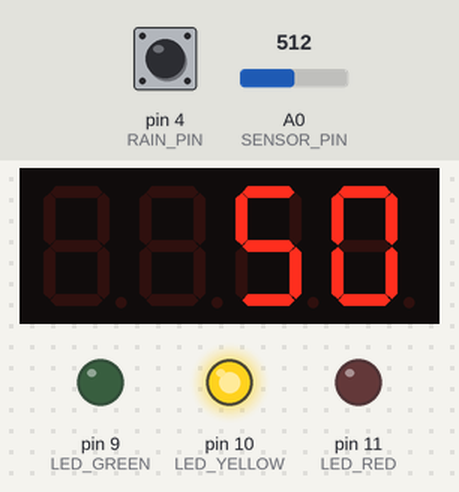
A sketch run on a simulated Arduino Nano, built with avr-gcc and run on an emulated ATmega328P. Parts: 4-digit seven-segment display, output pins drawn as LEDs (lit = HIGH). The inputs (shaded band) are chosen by the test bench; at power-on: A0 (SENSOR_PIN) = 512, pin 4 (RAIN_PIN) HIGH. What the sketch prints to the serial monitor is not drawn.

Above: at 2.0 s.
2.1 s: A0 (SENSOR_PIN) set to 631
At 3.3 s:
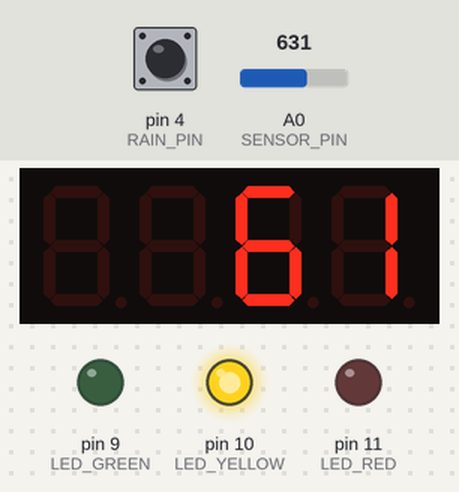
3.6 s: A0 (SENSOR_PIN) set to 657
At 4.8 s:
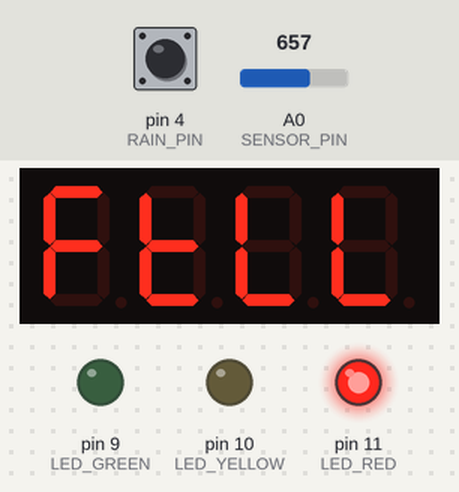
5.4 s: pin 4 (RAIN_PIN) pulled LOW for 0.55 s
At 6.4 s:
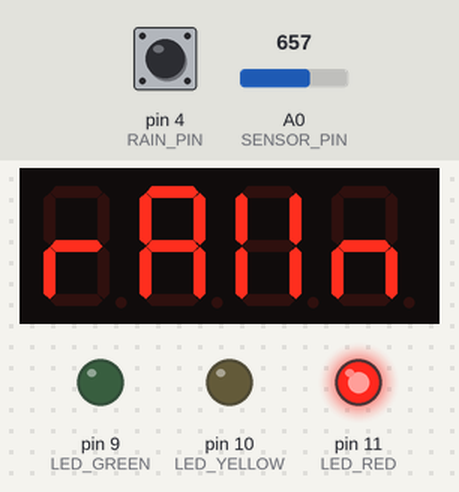
Timing chart, 0 to 8.4 s (numbered marks = the images above; inputs shaded):
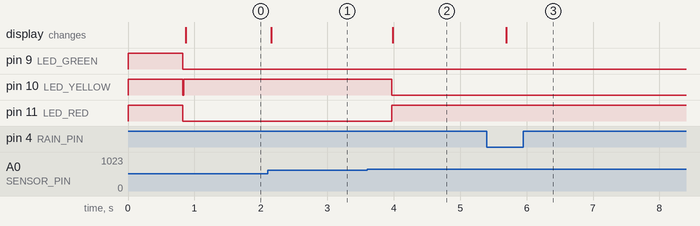

Measured:
- the behaviour switches between 649 and 650 on A0 (SENSOR_PIN) (found by bisection; images 1 and 2)
- after the input at 2.1 s, the display: changes after 0.06 s (image 1)
- after the input at 3.6 s, pin 10 (LED_YELLOW): HIGH → LOW after 0.37 s; pin 11 (LED_RED): LOW → HIGH after 0.37 s; the display: changes after 0.39 s (image 2)
- after the input at 5.4 s, the display: changes after 0.30 s (image 3)

The sketch:

cowpad_sensor.ino
```cpp
// ═══════════════════════════════════════════════════════════════════════
//  CowPad EC Sensor — Arduino Nano
//  ENGN676 · Lincoln University · 2026
//
//  Reads electrical conductivity via soil moisture sensor probes.
//  As biochar absorbs NH4+ ions from cow urine, conductivity rises.
//  Displays saturation % on 4-digit screen + LED colour indicator.
//
//  RAIN DISCRIMINATION (3-layer):
//    1. Physical  — probe tips sit at tile base (deep in biochar).
//                   Rain wets top surface; probes measure bottom → unaffected.
//    2. Hardware  — raindrop sensor module on D4 detects active rainfall.
//                   During rain: freeze displayed saturation, suppress red alarm.
//    3. Software  — EC derivative tracking.
//                   Rising EC  → urine absorption  → update saturation normally.
//                   Falling EC → rain dilution      → hold last saturation value.
//
//  WIRING:
//    Moisture sensor  VCC → 5V
//    Moisture sensor  GND → GND
//    Moisture sensor  AO  → A0
//
//    Raindrop sensor  VCC → 5V
//    Raindrop sensor  GND → GND
//    Raindrop sensor  DO  → D4  (LOW = rain detected)
//
//    Green  LED → D9  → 220Ω → GND
//    Yellow LED → D10 → 220Ω → GND
//    Red    LED → D11 → 220Ω → GND
//
//    TM1637 display  CLK → D2
//    TM1637 display  DIO → D3
//    TM1637 display  VCC → 5V
//    TM1637 display  GND → GND
//
//  LIBRARY NEEDED:
//    Arduino IDE → Tools → Manage Libraries → search "TM1637" →
//    install "TM1637" by Avishay Orpaz
// ═══════════════════════════════════════════════════════════════════════

#include <TM1637Display.h>

// ── Pins ──────────────────────────────────────────────────────────────
#define SENSOR_PIN   A0
#define RAIN_PIN     4    // raindrop sensor DO  (LOW = rain, HIGH = dry)
#define LED_GREEN    9
#define LED_YELLOW   10
#define LED_RED      11
#define DISPLAY_CLK  2
#define DISPLAY_DIO  3

// ── Thresholds (tune these after testing with real salt water) ────────
// Raw analogRead values: 0 = no conductivity, 1023 = max conductivity
#define THRESH_YELLOW  380   // above → yellow (biochar 60% full)
#define THRESH_RED     650   // above → red    (biochar 85% full, replace now)

// ── Rain / derivative tracking ───────────────────────────────────────
#define HISTORY_LEN   5     // number of past readings kept for trend
#define TREND_WINDOW  3     // min samples needed to declare a trend
#define RAIN_HOLD_MS  10000 // freeze display for 10 s after rain clears

int    ecHistory[HISTORY_LEN];  // ring buffer of raw EC readings
int    histIdx   = 0;
int    histCount = 0;           // how many valid entries so far
int    frozenRaw = 0;           // last valid (non-rain) EC reading
bool   frozen    = false;       // true when rain suppression is active
unsigned long rainClearAt = 0;  // millis() when rain sensor last went HIGH

// ── Display ───────────────────────────────────────────────────────────
TM1637Display display(DISPLAY_CLK, DISPLAY_DIO);

// ── Segment patterns ─────────────────────────────────────────────────
const uint8_t SEG_GOOD[] = {
  SEG_A | SEG_B | SEG_C | SEG_D | SEG_F | SEG_G,  // G
  SEG_A | SEG_B | SEG_C | SEG_D | SEG_E | SEG_F,  // O
  SEG_A | SEG_B | SEG_C | SEG_D | SEG_E | SEG_F,  // O
  SEG_B | SEG_C | SEG_D | SEG_E | SEG_G            // d
};
const uint8_t SEG_FULL[] = {
  SEG_A | SEG_E | SEG_F | SEG_G,   // F
  SEG_D | SEG_E | SEG_F | SEG_G,   // u
  SEG_D | SEG_E | SEG_F,           // L
  SEG_D | SEG_E | SEG_F            // L
};
// "rAIn" — shown on display while rain suppression is active
const uint8_t SEG_RAIN[] = {
  SEG_E | SEG_G,                              // r
  SEG_A | SEG_B | SEG_C | SEG_E | SEG_F | SEG_G, // A
  SEG_E | SEG_F | SEG_B | SEG_C,             // I (1)
  SEG_C | SEG_E | SEG_G                       // n
};

// ═══════════════════════════════════════════════════════════════════════
// Compute linear trend slope of the EC history buffer.
// Returns > 0 if rising, < 0 if falling, 0 if flat or too few samples.
// ═══════════════════════════════════════════════════════════════════════
int ecTrend() {
  if (histCount < TREND_WINDOW) return 0;

  // Use oldest TREND_WINDOW entries (most recent are at head of ring)
  long sumX = 0, sumY = 0, sumXY = 0, sumX2 = 0;
  int  n    = min(histCount, HISTORY_LEN);
  for (int i = 0; i < n; i++) {
    // Walk back through ring buffer — 0 = most recent
    int idx = ((histIdx - 1 - i) + HISTORY_LEN) % HISTORY_LEN;
    sumX  += i;
    sumY  += ecHistory[idx];
    sumXY += i * ecHistory[idx];
    sumX2 += i * i;
  }
  long denom = (long)n * sumX2 - sumX * sumX;
  if (denom == 0) return 0;
  long numer = (long)n * sumXY - sumX * sumY;
  // slope > 0 means EC rising with increasing i (older samples have higher i)
  // we stored newest=0, oldest=n-1, so rising slope means EC was higher in past
  // → numer < 0 means EC is currently higher than history → RISING
  return (int)(-numer);  // positive = currently rising
}

// ═══════════════════════════════════════════════════════════════════════
void setup() {
  pinMode(LED_GREEN,  OUTPUT);
  pinMode(LED_YELLOW, OUTPUT);
  pinMode(LED_RED,    OUTPUT);
  pinMode(RAIN_PIN,   INPUT_PULLUP);  // raindrop module pulls LOW on rain

  display.setBrightness(5);
  Serial.begin(9600);

  // Initialise history buffer
  for (int i = 0; i < HISTORY_LEN; i++) ecHistory[i] = 0;

  // Startup flash
  digitalWrite(LED_GREEN,  HIGH);
  digitalWrite(LED_YELLOW, HIGH);
  digitalWrite(LED_RED,    HIGH);
  display.setSegments(SEG_GOOD);
  delay(800);
  digitalWrite(LED_GREEN,  LOW);
  digitalWrite(LED_YELLOW, LOW);
  digitalWrite(LED_RED,    LOW);
}

// ═══════════════════════════════════════════════════════════════════════
void loop() {
  // ── Read sensors ──────────────────────────────────────────────────
  int  raw        = analogRead(SENSOR_PIN);
  bool raining    = (digitalRead(RAIN_PIN) == LOW);

  // ── Update EC history ─────────────────────────────────────────────
  ecHistory[histIdx] = raw;
  histIdx = (histIdx + 1) % HISTORY_LEN;
  if (histCount < HISTORY_LEN) histCount++;

  // ── Rain suppression logic ─────────────────────────────────────────
  int  trend = ecTrend();   // positive = EC rising, negative = falling

  if (raining) {
    // Hardware rain sensor active — suppress immediately
    frozen       = true;
    rainClearAt  = millis() + RAIN_HOLD_MS;
  } else if (trend < -8) {
    // Software: EC derivative strongly negative → rain dilution
    frozen       = true;
    rainClearAt  = millis() + RAIN_HOLD_MS;
  } else if (frozen && millis() > rainClearAt) {
    // Hold period over AND EC trend no longer falling → resume
    if (trend >= 0) {
      frozen = false;
    }
  }

  // If not frozen and EC rising (urine absorption) → update frozen snapshot
  if (!frozen && trend >= 0) {
    frozenRaw = raw;
  } else if (!frozen) {
    frozenRaw = raw;  // flat trend — accept reading
  }

  // ── Choose displayed value ─────────────────────────────────────────
  int displayRaw = frozen ? frozenRaw : raw;
  int pct        = map(displayRaw, 0, 1023, 0, 100);

  // ── Display ────────────────────────────────────────────────────────
  if (frozen) {
    display.setSegments(SEG_RAIN);         // "rAIn" flashes while suppressed
  } else if (displayRaw >= THRESH_RED) {
    display.setSegments(SEG_FULL);
  } else {
    display.showNumberDec(pct, false);
  }

  // ── LED logic ──────────────────────────────────────────────────────
  // During rain suppression: hold last colour, never trigger fresh RED alarm
  if (!frozen) {
    if (displayRaw < THRESH_YELLOW) {
      digitalWrite(LED_GREEN,  HIGH);
      digitalWrite(LED_YELLOW, LOW);
      digitalWrite(LED_RED,    LOW);
    } else if (displayRaw < THRESH_RED) {
      digitalWrite(LED_GREEN,  LOW);
      digitalWrite(LED_YELLOW, HIGH);
      digitalWrite(LED_RED,    LOW);
    } else {
      digitalWrite(LED_GREEN,  LOW);
      digitalWrite(LED_YELLOW, LOW);
      digitalWrite(LED_RED,    HIGH);
    }
  }
  // (if frozen: LEDs stay at last state — no digitalWrite → no change)

  // ── Serial monitor ────────────────────────────────────────────────
  Serial.print("Raw: ");     Serial.print(raw);
  Serial.print("  Trend: "); Serial.print(trend);
  Serial.print("  Rain: ");  Serial.print(raining ? "YES" : "no");
  Serial.print("  Frozen: ");Serial.print(frozen  ? "YES" : "no");
  Serial.print("  Display: ");Serial.print(pct);
  Serial.print("%  Status: ");
  if      (frozen)                         Serial.println("RAIN — reading frozen");
  else if (displayRaw < THRESH_YELLOW)     Serial.println("GOOD - absorbing");
  else if (displayRaw < THRESH_RED)        Serial.println("MONITOR - getting full");
  else                                     Serial.println("REPLACE NOW");

  delay(400);
}
```
